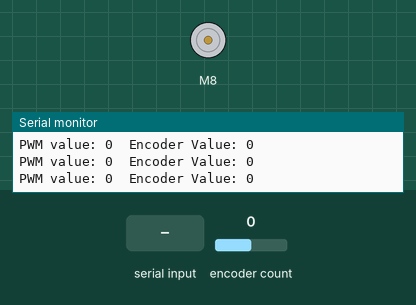
Recording of a sketch running on a simulated Arduino Uno, built with avr-gcc and run on an emulated ATmega328P. Shown: DC motor (green arrow = forward, orange = backward, longer = faster), the last lines printed to the serial monitor. Inputs (shaded band) come from the test bench; at power-on: encoder count 0.

Above: at 1.2 s.
1.3 s: "90,45\n" received over Serial
At 1.7 s:
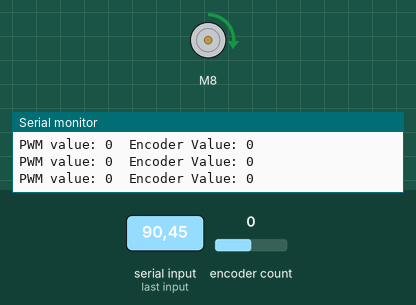
3.8 s: "30,150\n" received over Serial
At 4.6 s:
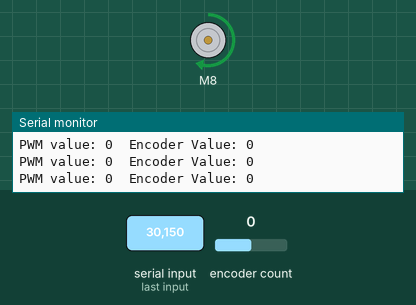
6.3 s: "200\n" received over Serial
At 6.7 s:
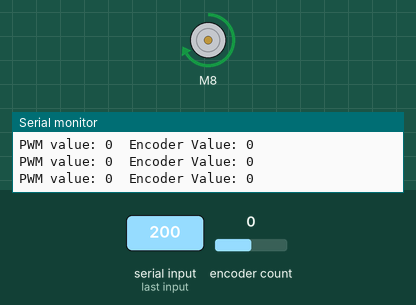
Timing chart, 0 to 9.3 s (numbered marks = the images above; inputs shaded):
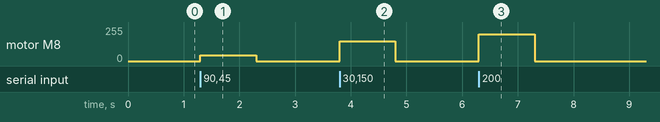

The sketch:

MotorPWMEncoderTest.ino
```cpp
/*
* Simple code for the L298N motor controller
* and Metal Gearmotor 37Dx52L mm with 64 CPR Encoder
*/
#include <L298N.h>
#include <Encoder.h>

// motor pin definition
#define M_EN 9
#define M_IN1 8
#define M_IN2 7
#define M_EN2 6
#define M_EN1 5

// create a motor instance
L298N motor(M_EN, M_IN1, M_IN2);
Encoder enc(M_EN1, M_EN2);
// PWM signal for the motor driver
unsigned short driverPwm = 0;
float kp = 1;
long prevEnc  = -999;
int desiredPos = 10000;

// variables for sending information frequency configuration
long previousMillis = 0;
long interval = 200;

void setup() {
  Serial.begin(115200);
  Serial.println("Basic Motor Test:");
}

void loop() {
  unsigned long currentMillis = millis();
  long currEnc = enc.read();
  if(currentMillis - previousMillis > interval){
    Serial.print("PWM value: ");
    Serial.print(driverPwm);
    Serial.print("\tEncoder Value: ");
    Serial.println(currEnc);

    previousMillis = currentMillis;
  }

  // check if the data has been sent from the computer:
  // to make this code work properly, select "No line ending" in monitor
  if (Serial.available()) {
    // Narrowing convertion without check! Don't do this in production:)
    driverPwm = Serial.parseInt();
  }

  motor.setSpeed(driverPwm);
  motor.forward();
}
```

Measured:
- after the input at 1.3 s, motor M8: stopped → forward 45/255 at once, → stopped 1.0 s later
- after the input at 3.8 s, motor M8: stopped → forward 150/255 at once, → stopped 1.0 s later
- after the input at 6.3 s, motor M8: stopped → forward 200/255 at once, → stopped 1.0 s later
